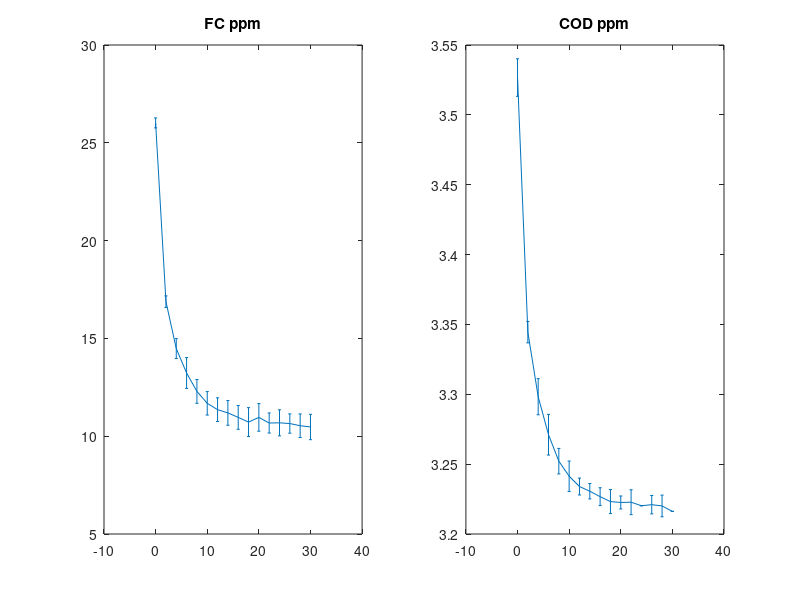

Reproduce this figure in MATLAB.
data1=[0.03745068516647976, 499.4718309859156
0.03837980521831952, 492.60563380281695
2.0904486458670846, 327.8169014084508
2.0913777659189243, 320.9507042253522
2.173140330480857, 316.7253521126761
4.046961062722751, 269.19014084507046
4.166889020183348, 282.92253521126764
6.077445729859537, 263.9084507042254
6.081305151613336, 235.387323943662
6.159494177514343, 257.5704225352113
8.028669309497035, 244.36619718309868
8.070265299510188, 236.97183098591557
8.112933351121614, 221.65492957746488
10.022417999199527, 210.56338028169023
10.100535554327317, 233.27464788732402
10.101750557472032, 224.29577464788736
12.011092264003507, 214.26056338028178
12.04968648154148, 229.04929577464793
12.052759724789874, 206.33802816901414
13.998622996435989, 226.4084507042254
14.041291048047421, 211.0915492957747
14.042434580418915, 202.64084507042259
16.031108845222896, 206.33802816901414
16.032109436047953, 198.9436619718311
16.06963159198765, 221.65492957746488
17.97818712001372, 217.4295774647888
18.060878804627492, 206.33802816901414
18.10376126855858, 189.43661971830988
19.969791686519656, 199.47183098591557
20.00781413787189, 218.48591549295782
21.958537422096853, 202.64084507042259
21.959680954468354, 194.19014084507046
21.99763193504736, 213.73239436619724
23.905043930701936, 217.95774647887328
23.94814080695268, 199.47183098591557
23.948926985458087, 193.66197183098598
25.897363204940056, 194.718309859155
25.937100954849527, 201.05633802816908
25.97605252625359, 213.20422535211276
27.845370599782726, 198.9436619718311
27.88710953134231, 190.4929577464789
27.924631687282016, 213.20422535211276
29.875712325373073, 194.718309859155
29.876284091558823, 190.4929577464789
29.95433017591339, 213.73239436619724];


data2=[0.028334722861919737, 110.54010296115345
0.02929670419365138, 110.35206767684423
0.03244500673386508, 109.73667947365045
2.0224345706939646, 104.7600527049166
2.1476670495158006, 104.28127751120854
2.187458095510169, 104.50345438750941
4.160044542650753, 102.92855685309671
4.160919071134146, 102.75761568554287
4.197911625981656, 103.52680429801599
6.048064085447261, 101.8836702211391
6.08794258428997, 102.08875298068457
6.124760233440802, 102.89212982666845
6.170148261728884, 102.02028323062481
8.095859982159617, 101.60783227709726
8.096996869188029, 101.38560875927729
8.134601593973915, 102.03513855446272
8.13740008512077, 101.48812681829047
10.06005095585963, 101.67396995120131
10.06258708846147, 101.17824056529521
10.104302097119298, 101.02434687297765
12.1085464753587, 101.26137907311642
12.109683362387113, 101.03915555529643
12.110470438022165, 100.88530850449798
14.075448487357232, 100.7975991278036
14.114627363413224, 101.13943482139213
14.115676797593295, 100.93430542032755
16.08091720547338, 100.79531369336699
16.081616828260092, 100.65856075932393
16.12053334577107, 101.05167880317862
18.00514222748235, 100.67346272468095
18.08524903656112, 101.01525177675038
18.087960074859637, 100.4853341573335
20.051888690014632, 100.6027541817037
20.09176718885734, 100.80783694124918
22.0168667393497, 100.5150448050093
22.096711189883454, 100.90811620734488
24.10357915357303, 100.63232490482216
26.026317477160227, 100.8010739209776
26.068732108604777, 100.51042729461699
28.031786195276382, 100.798788486541
28.07446318526594, 100.45685950991424
30.079669544837074, 100.50585642574379];
close all;figure
plot(data1(:,1),data1(:,2),'*')
hold on
plot(data2(:,1),data2(:,2),'r*')

tt=[0:2:30];
MW_FC    = 52.45;         % mol/g (molecular weight of FC)
MW_O2    = 32;            % mol/g (molecular weight of O2)
Conv_FC  = MW_FC/1.0e3;   % Conversion (free chloride) from micromolar to mg/L
Conv_COD = MW_O2/1.0e3;   % Conversion (COD) from micromolar to mg/L

for ii=1:size(tt,2)
    ind1=find(data1(:,1)>tt(ii)-0.5 & data1(:,1)<tt(ii)+0.5);
    FC_all{ii}=Conv_FC*data1(ind1,2);%%%%% microMolar!!!!
    FC_mean(ii)=mean(Conv_FC*data1(ind1,2));
    FC_std(ii)=std(Conv_FC*data1(ind1,2));
    ind2=find(data2(:,1)>tt(ii)-0.5 & data2(:,1)<tt(ii)+0.5);
    COD_all{ii}=Conv_COD*data2(ind2,2);
    COD_mean(ii)=mean(Conv_COD*data2(ind2,2));
    COD_std(ii)=std(Conv_COD*data2(ind2,2));
end


subplot(121),errorbar(tt,FC_mean,FC_std);title('FC ppm')
subplot(122),errorbar(tt,COD_mean,COD_std);title('COD ppm')
% 
% ttexp=tt;
% clear tt
